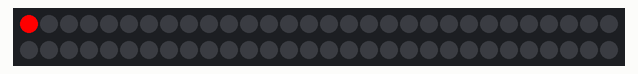
The sketch below on a simulated Arduino Uno, built with avr-gcc and run on an emulated ATmega328P. Shown: 60 RGB LEDs in strip order, left to right, continuing on the next row.

Above: at 0.16 s.
At 5.37 s:
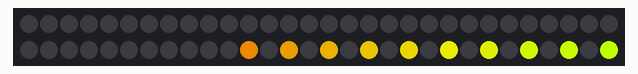
At 7.99 s:
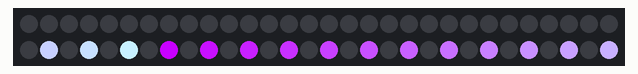
At 17.16 s:
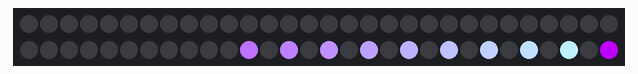
At 28.3 s:
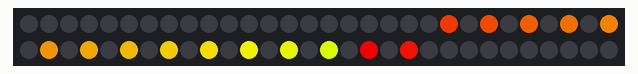
At 39.76 s:
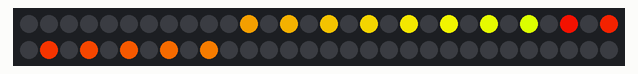

The sketch:

_02_chase_colorchanger.ino
```cpp
// Simple NeoPixel test.  Lights just a few pixels at a time so a
// long strip can safely be powered from Arduino 5V pin.  Arduino
// may nonetheless hiccup when LEDs are first connected and not
// accept code.  So upload code first, unplug USB, connect pixels
// to GND FIRST, then +5V and digital pin 6, then re-plug USB.
// A working strip will show a few pixels moving down the line,
// cycling between red, green and blue.  If you get no response,
// might be connected to wrong end of strip -- look for the data
// direction arrows printed on the strip.

#include <Adafruit_NeoPixel.h>

#define PIN    6
#define N_LEDS 60 // 5 meter reel @ 30 LEDs/m

Adafruit_NeoPixel strip = Adafruit_NeoPixel(N_LEDS, PIN, NEO_GRB + NEO_KHZ800);

void setup() {
  strip.begin();
}

void loop() {
  chase(0xFF0000); // Red
  chase(0x00FF00); // Green
  chase(0x0000FF); // Blue
}

static void chase(uint32_t c) {
  uint8_t n = 30;
  for(uint16_t i=0; i<strip.numPixels()+n; i++) {
      uint16_t p = i;
      uint32_t sub = 0x001000;
      for (uint8_t l=0; l<n/2; l++) {
        strip.setPixelColor(p  , c); // Draw new pixel
        c-=sub;
        p--;
        strip.setPixelColor(p, 0); // Erase pixel
        p--;
      }
      strip.show();
      delay(30);
  }
}
```
